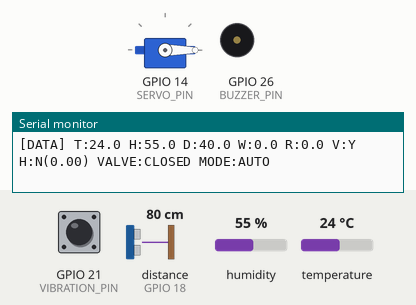
Simulated run of this sketch. Board: ESP32. Parts: servo, buzzer (waves = sounding), the last lines printed to the serial monitor. Wiring (inferred from the names in the program): ultrasonic range finder: trigger GPIO 5; echo GPIO 18. The inputs (shaded band) are chosen by the test bench; at power-on: distance to the obstacle (sensor on GPIO 18) 80 cm, GPIO 21 (VIBRATION_PIN) HIGH, humidity 55 %, temperature 24 °C. The echo pulse lasts 58.3 µs per cm; WiFi joins after 1.5 s; servers stay silent unless stated; uploads are accepted with an empty reply; the local clock reads 2024-03-15 10:24:30 at power-on unless the sketch sets it.

Above: at 3.0 s.
3.1 s: distance to the obstacle (sensor on GPIO 18) set to 12 cm
5.4 s: distance to the obstacle (sensor on GPIO 18) set to 9 cm
At 7.5 s:
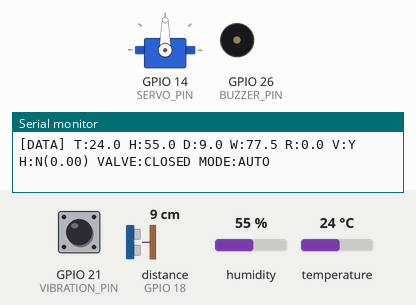
8.0 s: GPIO 21 (VIBRATION_PIN) pulled LOW for 0.15 s
At 8.32 s:
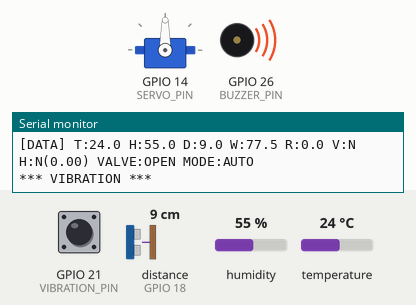
9.7 s: distance to the obstacle (sensor on GPIO 18) set to 19 cm
11.8 s: distance to the obstacle (sensor on GPIO 18) set to 24 cm
At 12.86 s:
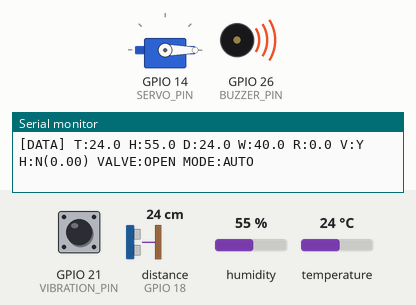
14.4 s: GPIO 21 (VIBRATION_PIN) pulled LOW for 1 s
At 16.8 s:
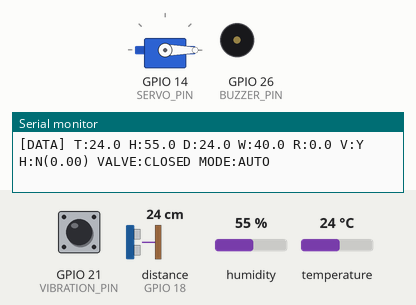
Timing chart, 0 to 17.9 s (numbered marks = the images above; inputs shaded):
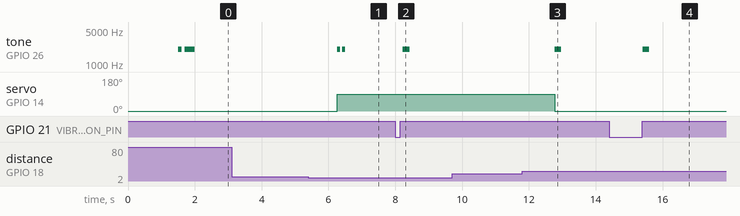

The sketch:

smart_dam_esp32.ino
```cpp
#include <WiFi.h>
#include <HTTPClient.h>
#include "DHT.h"
#include <ESP32Servo.h>
#include <ArduinoJson.h>
#include <time.h>

// ⚠️ Replace with your actual WiFi credentials before uploading to ESP32
#define WIFI_SSID   "your_wifi_ssid"
#define WIFI_PASS   "your_wifi_password"

// ========== BACKEND URL CONFIGURATION ==========
// Set USE_LOCAL_SERVER to true when running backend on your local machine
// Set USE_LOCAL_SERVER to false when using the Render cloud deployment
#define USE_LOCAL_SERVER false

// Local backend URL - change IP to your computer's local IP address
// Find your IP: Windows -> ipconfig, Linux/Mac -> ifconfig
#define LOCAL_BACKEND_URL  "http://192.168.1.100:5000"
// Cloud backend URL (Render deployment)
#define CLOUD_BACKEND_URL  "https://smart-dam-system-using-iot-ml-cv.onrender.com"

#define BACKEND_URL (USE_LOCAL_SERVER ? LOCAL_BACKEND_URL : CLOUD_BACKEND_URL)
#define DAM_HEIGHT_CM 40

// Intervals (ms)
#define POST_INTERVAL_MS 2000
#define SENSOR_INTERVAL_MS 2000
#define CONTROL_INTERVAL_MS 2500
#define HUMAN_INTERVAL_MS 4000
#define RAIN_INTERVAL_MS 20000
#define HTTP_TIMEOUT_MS 3000

#define DHTPIN 4
#define DHTTYPE DHT11
#define TRIG_PIN 5
#define ECHO_PIN 18
#define BUZZER_PIN 26
#define SERVO_PIN 14
#define VIBRATION_PIN 21

DHT dht(DHTPIN, DHTTYPE);
Servo valveServo;
const String BASE_URL = String(BACKEND_URL);

// ---------------- STATE ----------------
bool valveState = false;
float lastRainPercent = 0.0;
bool lastVibrationState = false;
bool humanDetected = false;
float humanConfidence = 0.0;
String controlMode = "AUTO";
String manualCommand = "NONE";

unsigned long lastPost = 0;
unsigned long lastRainFetch = 0;
unsigned long lastControlFetch = 0;
unsigned long lastHumanCheckFetch = 0;
unsigned long lastSensorRead = 0;

float currentTemp = NAN;
float currentHum = NAN;
float currentDist = NAN;
float currentPct = NAN;
bool currentVibration = false;

// ---------------- BUZZER ----------------
void setupBuzzer() { pinMode(BUZZER_PIN, OUTPUT); }

void beep(int ms) {
  tone(BUZZER_PIN, 2000);
  delay(ms);
  noTone(BUZZER_PIN);
}

// ---------------- UTILS ----------------
String nowIso() {
  time_t now = time(nullptr);
  struct tm *tm_info = gmtime(&now);
  char buf[25];
  strftime(buf, sizeof(buf), "%Y-%m-%dT%H:%M:%SZ", tm_info);
  return String(buf);
}

bool ensureWiFi() {
  if (WiFi.status() == WL_CONNECTED) return true;
  WiFi.disconnect();
  WiFi.reconnect();
  return false;
}

bool beginRequest(HTTPClient &http, const String &path) {
  if (!ensureWiFi()) return false;
  http.setTimeout(HTTP_TIMEOUT_MS);
  http.setReuse(true);
  return http.begin(BASE_URL + path);
}

// ---------------- LOG ALERT ----------------
void logAlert(String type, JsonDocument &doc) {
  String json;
  serializeJson(doc, json);
  HTTPClient http;
  if (beginRequest(http, "/api/alerts/" + type)) {
    http.addHeader("Content-Type", "application/json");
    http.POST(json);
    http.end();
  }
}

// ---------------- SENSORS ----------------
bool checkVibration() {
  bool current = digitalRead(VIBRATION_PIN);
  if (current && !lastVibrationState) {
    Serial.println("*** VIBRATION ***");
    beep(200);

    DynamicJsonDocument doc(256);
    doc["level"] = "HIGH";
    doc["timestamp"] = nowIso();
    doc["nodeId"] = "main";
    logAlert("vibration", doc);
  }
  lastVibrationState = current;
  return current;
}

float measureDistance() {
  digitalWrite(TRIG_PIN, LOW);
  delayMicroseconds(2);
  digitalWrite(TRIG_PIN, HIGH);
  delayMicroseconds(10);
  digitalWrite(TRIG_PIN, LOW);
  long d = pulseIn(ECHO_PIN, HIGH, 30000);
  if (d == 0) return -1;
  return min((d * 0.0343f) / 2.0f, (float)DAM_HEIGHT_CM);
}

float calcWaterPercent(float dist) {
  if (dist < 0) return 100;
  return ((DAM_HEIGHT_CM - dist) / DAM_HEIGHT_CM) * 100.0f;
}

// ---------------- BACKEND FETCH ----------------
void fetchRainPrediction() {
  if (millis() - lastRainFetch < RAIN_INTERVAL_MS) return;
  lastRainFetch = millis();

  HTTPClient http;
  if (beginRequest(http, "/api/rainfall")) {
    if (http.GET() == 200) {
      DynamicJsonDocument doc(256);
      deserializeJson(doc, http.getString());
      lastRainPercent = doc["percent"];
    }
    http.end();
  }
}

void fetchHumanDetection() {
  if (millis() - lastHumanCheckFetch < HUMAN_INTERVAL_MS) return;
  lastHumanCheckFetch = millis();

  HTTPClient http;
  if (beginRequest(http, "/api/human-detection/status")) {
    if (http.GET() == 200) {
      DynamicJsonDocument doc(256);
      deserializeJson(doc, http.getString());

      bool prev = humanDetected;
      humanDetected = doc["humanDetected"];
      humanConfidence = doc["confidence"];

      if (humanDetected && !prev) {
        Serial.println("*** HUMAN DETECTED ***");
        beep(150); delay(50); beep(150);

        DynamicJsonDocument alert(256);
        alert["detected"] = true;
        alert["confidence"] = humanConfidence;
        alert["timestamp"] = nowIso();
        alert["nodeId"] = "main";
        logAlert("human", alert);
      }
    }
    http.end();
  }
}

void fetchControl() {
  if (millis() - lastControlFetch < CONTROL_INTERVAL_MS) return;
  lastControlFetch = millis();

  HTTPClient http;
  if (beginRequest(http, "/api/valve/control")) {
    if (http.GET() == 200) {
      DynamicJsonDocument doc(256);
      deserializeJson(doc, http.getString());
      controlMode = doc["mode"].as<String>();
      manualCommand = doc["manualCommand"].as<String>();
    }
    http.end();
  }
}

// ---------------- SERVO ----------------
void setValve(bool open, String reason) {
  if (valveState == open) return;

  if (humanDetected && open) {
    Serial.println("*** BLOCKED BY HUMAN ***");
    beep(300);
    return;
  }

  valveState = open;
  valveServo.write(open ? 90 : 0);

  if (open) { beep(100); delay(50); beep(100); }
  else { beep(200); }

  delay(600);

  DynamicJsonDocument doc(256);
  doc["state"] = valveState ? "OPEN" : "CLOSED";
  doc["reason"] = reason;
  doc["timestamp"] = nowIso();

  HTTPClient http;
  if (beginRequest(http, "/api/valve/status")) {
    http.addHeader("Content-Type", "application/json");
    String json;
    serializeJson(doc, json);
    http.PUT(json);
    http.end();
  }
}

// ---------------- AUTO LOGIC ----------------
void autoControl(float pct) {
  if (humanDetected && valveState) {
    setValve(false, "HUMAN_SAFETY");
    return;
  }

  if (pct > 75) setValve(true, "HIGH_WATER");
  else if (lastRainPercent > 90 && pct > 60) setValve(true, "RAIN_PREDICTION");
  else if (pct < 45) setValve(false, "SAFE_LEVEL");
}

// ---------------- POST ----------------
void postReading(float temp, float hum, float dist, float pct, bool vibration) {
  if (!ensureWiFi()) return;
  if (isnan(temp) || isnan(hum)) return;

  DynamicJsonDocument doc(512);
  doc["temp"] = temp;
  doc["humidity"] = hum;
  doc["distance"] = dist;
  doc["percent"] = pct;
  doc["rain_prediction"] = lastRainPercent;
  doc["vibration"] = vibration;
  doc["valve_state"] = valveState ? "OPEN" : "CLOSED";
  doc["human_detected"] = humanDetected;
  doc["human_confidence"] = humanConfidence;
  doc["timestamp"] = nowIso();

  String json;
  serializeJson(doc, json);
  HTTPClient http;
  if (beginRequest(http, "/api/readings")) {
    http.addHeader("Content-Type", "application/json");
    http.POST(json);
    http.end();
  }
}

// ---------------- SETUP ----------------
void setup() {
  Serial.begin(115200);
  pinMode(TRIG_PIN, OUTPUT);
  pinMode(ECHO_PIN, INPUT);
  pinMode(VIBRATION_PIN, INPUT_PULLUP);

  dht.begin();
  setupBuzzer();

  ESP32PWM::allocateTimer(0);
  ESP32PWM::allocateTimer(1);
  ESP32PWM::allocateTimer(2);
  ESP32PWM::allocateTimer(3);

  valveServo.setPeriodHertz(50);
  valveServo.attach(SERVO_PIN, 500, 2400);
  valveServo.write(0);
  valveState = false;

  WiFi.mode(WIFI_STA);
  WiFi.setSleep(false);
  WiFi.begin(WIFI_SSID, WIFI_PASS);
  while (WiFi.status() != WL_CONNECTED) delay(500);

  configTime(0, 0, "pool.ntp.org");
  beep(100); delay(100); beep(100);
}

// ---------------- LOOP ----------------
void loop() {
  unsigned long now = millis();
  currentVibration = checkVibration();

  if (now - lastSensorRead >= SENSOR_INTERVAL_MS) {
    currentTemp = dht.readTemperature();
    currentHum = dht.readHumidity();
    currentDist = measureDistance();
    currentPct = calcWaterPercent(currentDist);
    lastSensorRead = now;
  }

  fetchRainPrediction();
  fetchHumanDetection();
  fetchControl();

  Serial.printf("[DATA] T:%.1f H:%.1f D:%.1f W:%.1f R:%.1f V:%s H:%s(%.2f) VALVE:%s MODE:%s\n",
              currentTemp, currentHum, currentDist, currentPct, lastRainPercent,
              currentVibration ? "Y" : "N",
              humanDetected ? "Y" : "N",
              humanConfidence,
              valveState ? "OPEN" : "CLOSED",
              controlMode.c_str());

  if (!isnan(currentPct)) {
    if (controlMode == "AUTO") autoControl(currentPct);
    else {
      if (manualCommand == "OPEN") setValve(true, "MANUAL");
      if (manualCommand == "CLOSE") setValve(false, "MANUAL");
    }
  }

  if (now - lastPost > POST_INTERVAL_MS) {
    postReading(currentTemp, currentHum, currentDist, currentPct, currentVibration);
    lastPost = now;
  }

  delay(10);
}
```

Measured:
- the behaviour switches between 11 and 10 cm on distance to the obstacle (sensor on GPIO 18) (found by bisection; images 0 and 1)
- the behaviour switches between 21 and 22 cm on distance to the obstacle (sensor on GPIO 18) (found by bisection; images 2 and 3)
- after the input at 5.4 s, tone on GPIO 26 (BUZZER_PIN): alternates 2000 Hz for 0.10 s and silent for 0.05 s, 4 changes in all, then stays silent, starting after 0.86 s; servo on GPIO 14 (SERVO_PIN): 0° → 90° after 0.86 s
- after the input at 8.0 s, tone on GPIO 26 (BUZZER_PIN): silent → 2000 Hz after 0.23 s, → silent 0.20 s later
- after the input at 11.8 s, tone on GPIO 26 (BUZZER_PIN): silent → 2000 Hz after 0.97 s, → silent 0.20 s later; servo on GPIO 14 (SERVO_PIN): 90° → 0° after 0.97 s
- after the input at 14.4 s, tone on GPIO 26 (BUZZER_PIN): silent → 2000 Hz after 1.0 s, → silent 0.20 s later
